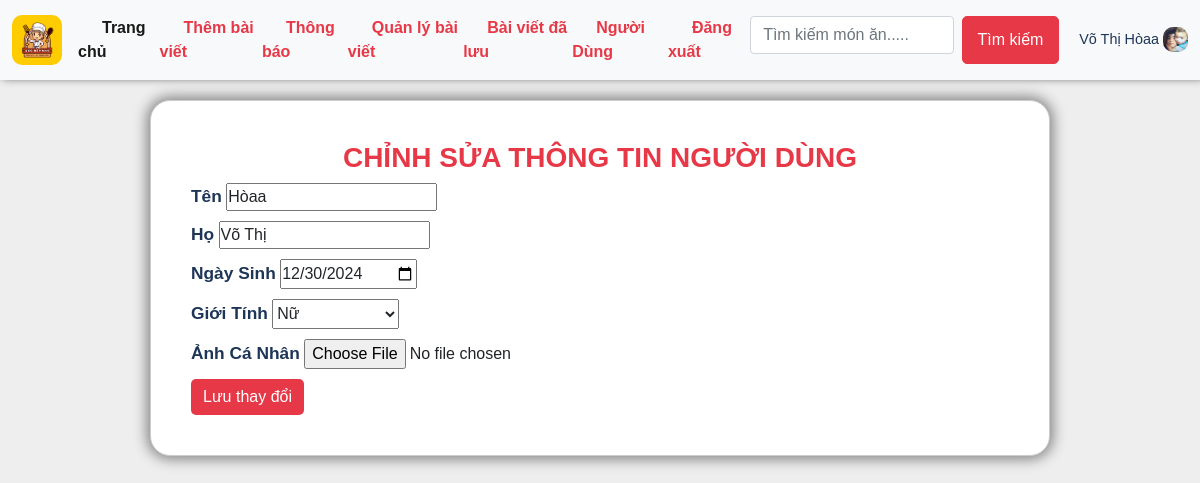
Page /edit_user/ (signed in) on the committed database.
### appfood/models.py (models this page shows, shortened)
class UserProfile(models.Model):
    GENDER_CHOICES = [
        ('T', 'Trai'),
        ('G', 'Gái'),
        ('B', 'Chưa Xác Định'),
    ]
    user = models.OneToOneField(User, on_delete=models.CASCADE)
    birth_date = models.DateField(null=True, blank=True)
    gender = models.CharField(max_length=1, choices=GENDER_CHOICES, null=True, blank=True)
    profile_image = models.ImageField(upload_to='images/', null=True, blank=True)

### appfood/views.py (the view, shortened to what this page needs)
# urls.py: path('edit_user/', views.edit_user, name='edit_user'),  # Chỉnh Sửa Trang cá Nhân
@login_required
def edit_user(request):
    user_profile, created = UserProfile.objects.get_or_create(user=request.user)
    return render(request, 'user/edit_user.html', {'user_profile': user_profile})

### appfood/templates/user/edit_user.html (shortened to what this page needs)
{% extends "user/base_user.html" %}
{%load static%}
{%block page_user%}
<link href="https://maxcdn.bootstrapcdn.com/font-awesome/4.3.0/css/font-awesome.min.css" rel="stylesheet">
<main>
    <header class="header">
        <nav class="navbar navbar-expand-lg navbar-light bg-light">
            <div class="container-fluid">
                <a class="navbar-brand" href="{% url 'home' %}"><img src="{% static 'img/logo.png' %}" alt=""></a>
                <div  class="collapse navbar-collapse" id="navbarTogglerDemo02">
                    <ul class="navbar-nav me-auto mb-2 mb-lg-0">
                        <li class="nav-item">
                            <a href="{% url 'home' %}" class="nav-link active" aria-current="page">
                                <svg class="bi me-2" width="16" height="16"><use xlink:href="#speedometer2"></use></svg>Trang chủ
                            </a>
                        </li>
                        <li class="nav-item">
                            <a href="{% url 'postfood' %}" class="nav-link">
                                <svg class="bi me-2" width="16" height="16"><use xlink:href="#speedometer2"></use></svg>Thêm bài viết
                            </a>
                        </li>
                        <li class="nav-item">
                            <a href="{% url 'notifications' %}" class="nav-link">
                                <svg class="bi me-2" width="16" height="16"><use xlink:href="#speedometer2"></use></svg>Thông báo
                            </a>
                        </li>
                        <li class="nav-item">
                            <a href="{% url 'myfood' %}" class="nav-link">
                                <svg class="bi me-2" width="16" height="16"><use xlink:href="#speedometer2"></use></svg>Quản lý bài viết
                            </a>
                        </li>
                        <li class="nav-item">
                            <a href="{% url 'savefood' %}" class="nav-link">
                                <svg class="bi me-2" width="16" height="16"><use xlink:href="#speedometer2"></use></svg>Bài viết đã lưu
                            </a>
                        </li>
                        <li class="nav-item">
                            <a href="{% url 'list_user' %}" class="nav-link">
                                <svg class="bi me-2" width="16" height="16"><use xlink:href="#speedometer2"></use></svg>Người Dùng
                            </a>
                        </li>
                        <li class="nav-item">
                            <a href="{% url 'logout' %}" class="nav-link">
                                <svg class="bi me-2" width="16" height="16"><use xlink:href="#speedometer2"></use></svg>Đăng xuất
                            </a>
                        </li>
                    </ul>
                </div>
                <form class="d-flex"  method=POST action="{% url 'search_title' %}">
                    <input class="form-control me-2" type="search" placeholder="Tìm kiếm món ăn....." name='searched' aria-label="Search">
                    <button class="btn btn-outline-success" type="submit">Tìm kiếm</button>
                </form>
                <a style="margin-left:20px" class="navbar-brand user_name" href="{%url 'page_user'%}"> {{user.last_name}} {{user.first_name}}
                {% if user_profile.profile_image %}
                    <img src="{{ user_profile.profile_image.url }}" alt="Profile Image">
                {% else %}
                    <img src="{% static 'img/user.png' %}" alt="Default Profile Image">
                {% endif %}</a>
            </div>
        </nav>
    </header>
            <link rel="stylesheet" href="{% static 'css/main.css' %}">
            <div class="containerr">
                <h3 style="color:var(--red); font-weight:600;text-align:center;">CHỈNH SỬA THÔNG TIN NGƯỜI DÙNG</h3>
                <form method="POST" enctype="multipart/form-data">
                    <label class="form-label" for="first_name">Tên</label>
                    <input type="text" id="first_name" name="first_name" value="{{ user_profile.user.first_name }}" required><br>
                    <label class="form-label" for="last_name">Họ</label>
                    <input type="text" id="last_name" name="last_name" value="{{ user_profile.user.last_name }}" required><br>
                    <label class="form-label" for="birth_date">Ngày Sinh</label>
                    <input style="    height: 30px;" type="date" id="birth_date" name="birth_date" value="{{ user_profile.birth_date|date:'Y-m-d' }}"><br>
                    <label class="form-label" for="gender">Giới Tính</label>
                    <select id="gender" name="gender" style="height: 30px;">
                        <option value="F" {% if user_profile.gender == "F" %}selected{% endif %}>Nữ</option>
                    </select><br>
                    <label class="form-label" for="profile_image">Ảnh Cá Nhân</label>
                    <input type="file" id="profile_image" name="profile_image"><br>
                    <button type="submit" class="btn btn-primary" style="background: var(--red); border: none;}">Lưu thay đổi</button>
                </form>
            </div>
</main>
{% endblock page_user%}

### appfood/static/css/main.css (style rules this page uses)
:root { --red: #e73847; --yellow:#ffcc00; --blue:#1d3557; --green:#a8dadb; }
* { margin: 0; padding: 0; box-sizing: border-box; font-family: Arial; font-weight: 400; color: var(--body); }
header { margin-bottom: 10px; position: fixed; top:0; width: 100%; z-index: 100; box-shadow: 3px -1px 8px 0px grey; }
header .navbar-light .navbar-nav .nav-link { color: var(--red); font-weight: 700; font-size: 1em; }
header .navbar .navbar-brand img { width: 50px; height: 50px; border-radius: 10px; }
header .navbar .user_name { color: var(--blue); font-size: 0.9em; margin-right:0px; font-weight: 500; }
header .navbar .user_name img { width: 25px; height: 25px; margin-left: 0px; margin-bottom: 2px; }
header .btn { border-color: var(--red); color: white; width: 140px; background: var(--red); }
main { margin-top: 100px; }
.navbar-expand-lg .navbar-nav .nav-link { padding-right: 0; padding-left: 0; }

### appfood/static/css/fixhome.css (style rules this page uses)
body { margin-top:20px; background:#eee; }

### appfood/templates/user/edit_user.html (style rules this page uses)
.form-label { font-weight:700; color:var(--blue); font-size:13pt; }
input { margin-bottom:10px; }
select { margin-bottom:10px; }

### rows in the picture
UserProfile: profile_image (picture), first_name "Hòaa", last_name "Võ Thị", birth_date "12/30/2024", gender "Nữ"

### other values in the picture
{{ user.last_name }} "Võ Thị"
{{ user.first_name }} "Hòaa"
